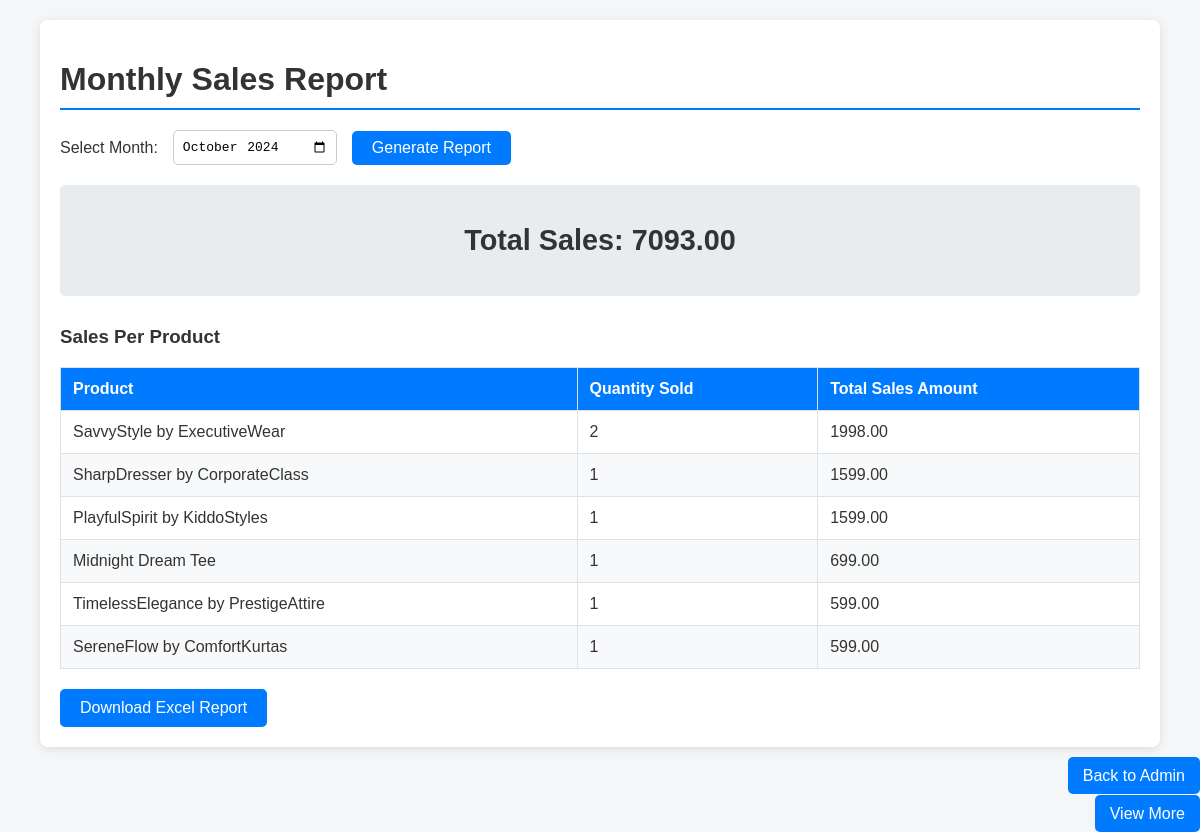
The page /reports/ on the database its author committed.
### kow_app/models.py (models this page shows, shortened)
class Products(models.Model):
    seller = models.ForeignKey(Seller, on_delete=models.CASCADE, null=True)
    category = models.ForeignKey(Category, on_delete=models.CASCADE, null=True, related_name='products')
    name=models.CharField(max_length=50, unique=True)
    description=models.TextField()
    price=models.DecimalField(max_digits=10,decimal_places=2)
    quantity=models.PositiveIntegerField(default=0)
    reorder_level = models.IntegerField(default=5)
    image = models.ImageField(upload_to='product', blank=True)
    last_update_date = models.DateTimeField(auto_now=True)

### kow_app/views.py (the view, shortened to what this page needs)
# urls.py: path('reports/', views.monthly_sales_report, name='admin_reports'),
def monthly_sales_report(request):
    month = request.GET.get('month', datetime.now().strftime('%Y-%m'))
    year, month = map(int, month.split('-'))
    start_date = datetime(year, month, 1)
    if month < 12:
        end_date = datetime(year, month + 1, 1)
    else:
        end_date = datetime(year + 1, 1, 1)
    orders = Order.objects.filter(order_date__range=[start_date, end_date])
    total_sales = orders.aggregate(total=Sum('total_amount'))['total'] or 0
    order_items = OrderDetail.objects.filter(order__in=orders)
    product_sales = order_items.values('product__name').annotate(
        total_quantity=Sum('quantity'),
        total_amount=Sum(F('quantity') * F('product__price'))
    ).order_by('-total_amount')
    context = {
        'total_sales': total_sales,
        'month': f"{year}-{month:02d}",
        'product_sales': product_sales,
    }
    return render(request, 'admin_report.html', context)

### kow_app/context_processors.py (called while the page is built)
def counter(request):
    item_count = 0
    if 'admin' in request.path:
        return {}
    else:
        try:
            cart = Cart.objects.filter(cart_id=_cart_id(request))
            cart_items = CartItem.objects.all().filter(cart=cart[:1])
            for cart_item in cart_items:
                item_count += cart_item.quantity
        except Cart.DoesNotExist:
            item_count = 0
    return dict(item_count=item_count)

def menu_links(request):
    links = Category.objects.all()
    return dict(links=links)

### seller/context_processors.py (called while the page is built)
def seller_processor(request):
    try:
        seller = request.user.seller
        notifications = SellerNotification.objects.filter(receiver=seller.user)
        notification_count = SellerNotification.objects.count()
        context = {
            'seller': seller,
            'notifications': notifications,
            'notification_count': notification_count,
        }
        return context
    except:
        return {'seller': 'Not a Seller'}

### templates/admin_report.html (shortened to what this page needs)
<!DOCTYPE html>
<html lang="en">
<head>
</head>
<body>
    <div class="container">
        <h1>Monthly Sales Report</h1>
        <form method="get" action="{% url 'admin_reports' %}">
            <label for="month">Select Month:</label>
            <input type="month" id="month" name="month" value="{{ month }}" required>
            <button type="submit">Generate Report</button>
        </form>
        {% if total_sales %}
        <div class="report-summary">
            <h2>Total Sales: {{ total_sales|floatformat:2 }}</h2>
        </div>
        {% endif %}
        <h3>Sales Per Product</h3>
        <table>
            <thead>
                <tr>
                    <th>Product</th>
                    <th>Quantity Sold</th>
                    <th>Total Sales Amount</th>
                </tr>
            </thead>
            <tbody>
                {% for item in product_sales %}
                <tr>
                    <td>{{ item.product__name }}</td>
                    <td>{{ item.total_quantity }}</td>
                    <td>{{ item.total_amount|floatformat:2 }}</td>
                </tr>
                {% empty %}
                <tr>
                    <td colspan="3">No sales data available for this month.</td>
                </tr>
                {% endfor %}
            </tbody>
        </table>
        {% if product_sales %}
        <a href="{% url 'admin_reports' %}?month={{ month }}&export=true" class="download-button">Download Excel Report</a>
        {% endif %}
    </div>
    <div class="back-to-admin">
        <ul style="text-align: right; list-style-type: none; padding: 0; margin: 0;">
            <li style="display: inline-block;">
                <a href="http://127.0.0.1:8000/admin/" style="padding: 10px 15px; font-size: 16px; background-color: #007bff; color: white; border-radius: 5px; text-decoration: none; transition: background-color 0.3s;">Back to Admin</a>
            </li>
        </ul>
    </div>
    <div class="back-to-admin">
        <ul style="text-align: right; list-style-type: none; padding: 0; margin: 0;">
            <li style="display: inline-block;">
                <a href="http://127.0.0.1:8000/stock_report/" style="padding: 10px 15px; font-size: 16px; background-color: #007bff; color: white; border-radius: 5px; text-decoration: none; transition: background-color 0.3s;">View More</a>
            </li>
        </ul>
    </div>
</body>
</html>

### templates/admin_report.html (style rules this page uses)
body { font-family: 'Arial', sans-serif; margin: 0; padding: 0; background-color: #f5f6f7; color: #333; }
.container { width: 90%; max-width: 1200px; margin: 20px auto; padding: 20px; background: #fff; border-radius: 8px; box-shadow: 0 2px 10px rgba(0,0,0,0.1); }
h1 { color: #333; border-bottom: 2px solid #007bff; padding-bottom: 10px; margin-bottom: 20px; }
form { margin-bottom: 20px; display: flex; align-items: center; }
label { font-size: 1em; margin-right: 15px; }
input[type="month"] { padding: 8px; font-size: 1em; border: 1px solid #ccc; border-radius: 5px; margin-right: 15px; }
button { padding: 8px 20px; font-size: 1em; background-color: #007bff; color: #fff; border: none; border-radius: 5px; cursor: pointer; transition: background-color 0.3s; }
.report-summary { margin-bottom: 30px; padding: 15px; background-color: #e9ecef; border-radius: 5px; font-size: 1.2em; text-align: center; }
table { width: 100%; border-collapse: collapse; margin-bottom: 20px; }
th, td { padding: 12px; text-align: left; border: 1px solid #dee2e6; }
th { background-color: #007bff; color: #fff; }
tbody tr:nth-child(even) { background-color: #f8f9fa; }
.download-button { display: inline-block; padding: 10px 20px; font-size: 1em; color: #fff; background-color: #007bff; border: none; border-radius: 5px; text-decoration: none; text-align: center; transition: background-color 0.3s; }
.back-to-admin { margin-top: 20px; text-align: center; }

### rows shown on the page
Products: product__name "SavvyStyle by ExecutiveWear", total_quantity "2", total_amount "1998.00"
Products: product__name "SharpDresser by CorporateClass", total_quantity "1", total_amount "1599.00"
Products: product__name "PlayfulSpirit by KiddoStyles", total_quantity "1", total_amount "1599.00"
Products: product__name "Midnight Dream Tee", total_quantity "1", total_amount "699.00"
Products: product__name "TimelessElegance by PrestigeAttire", total_quantity "1", total_amount "599.00"
Products: product__name "SereneFlow by ComfortKurtas", total_quantity "1", total_amount "599.00"

### other values the page prints
{{ total_sales|floatformat:2 }} "7093.00"
